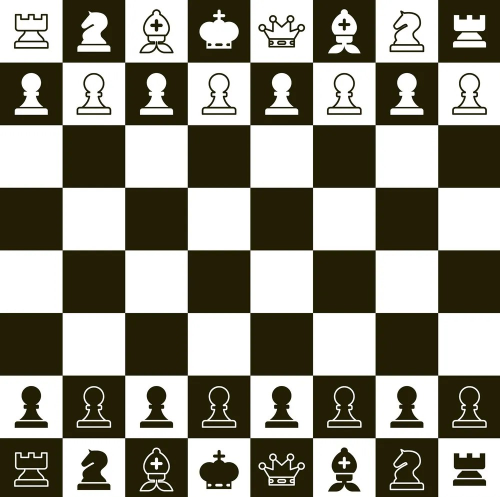
#> input picture Feature_Matching/chess-board.jpg, 1000 x 993 px (shown at 1/2 size)
$ jupyter execute SIFT_SURF_ORB-Feature_Matching.ipynb
#> lines starting #> are read from the running program, lines starting #| are printed output that depends on the picture
[cell 1]
import cv2
import numpy as np
import matplotlib.pyplot as plt

[cell 2]
def load_and_prepare_image(image_path):
    img_color = cv2.imread(image_path)
    if img_color is None:
        raise FileNotFoundError(f"Cannot load image: {image_path}")


    img_gray = cv2.cvtColor(img_color, cv2.COLOR_BGR2GRAY)
    return img_color, img_gray

# SIFT

[cell 3]
def detect_and_compute_sift(gray_img):
    sift = cv2.SIFT_create()                            # Create SIFT detector object (OpenCV ≥4.4)
    # You can tune parameters: nfeatures, nOctaveLayers, contrastThreshold, etc.
    # sift = cv2.SIFT_create(nfeatures=500, contrastThreshold=0.04)

    keypoints, descriptors = sift.detectAndCompute(gray_img, None)
    # detectAndCompute() does both detection + description in one call
    # None = no mask (use whole image)

    return keypoints, descriptors

# ORB

[cell 4]
def detect_and_compute_orb(gray_img, nfeatures=1500):
    orb = cv2.ORB_create(nfeatures=nfeatures)           # Limit max number of features
    # Other useful params: scaleFactor=1.2, nlevels=8, edgeThreshold=31, scoreType=cv2.ORB_HARRIS_SCORE

    keypoints, descriptors = orb.detectAndCompute(gray_img, None)
    # Returns: list of KeyPoint objects + binary descriptor array (uint8)

    return keypoints, descriptors

# SURF

[cell 5]
def detect_and_compute_surf(gray_img):
    try:
        surf = cv2.xfeatures2d.SURF_create()            # SURF is in xfeatures2d module
        # surf.setExtended(1)                           # Optional: 128-dim instead of 64
        # surf.setHessianThreshold(400)

        keypoints, descriptors = surf.detectAndCompute(gray_img, None)
        return keypoints, descriptors
    except AttributeError:
        print("SURF is not available in this OpenCV build (patented / non-free).")
        print("Use SIFT or ORB instead for this demonstration.")
        return [], None
    except cv2.error as e:
        print("SURF error:", e)
        print("Likely need to compile OpenCV with non-free flag.")
        return [], None

[cell 6]
def draw_keypoints(img_color, keypoints, title="Keypoints"):
    """
    Draw detected keypoints on the color image for visualization.
    """
    img_with_kp = cv2.drawKeypoints(
        img_color,
        keypoints,
        None,                                   # output image (None = create new)
        color=(0, 255, 0),                      # green circles
        flags=cv2.DRAW_MATCHES_FLAGS_DRAW_RICH_KEYPOINTS
        # shows orientation & scale
    )
    # Show using matplotlib (handles RGB conversion)
    plt.figure(figsize=(10, 8))
    plt.imshow(cv2.cvtColor(img_with_kp, cv2.COLOR_BGR2RGB))
    plt.title(title)
    plt.axis('off')
    plt.show()

[cell 7]
def main():
  image_path = "chess-board.jpg"
  color_img, gray_img = load_and_prepare_image(image_path)
#> in load_and_prepare_image, img_color is the input picture: shape (993, 1000, 3); mean B, G, R 128.7, 141.3, 143.7
#> in load_and_prepare_image, `img_gray = cv2.cvtColor(img_color, cv2.COLOR_BGR2GRAY)`:
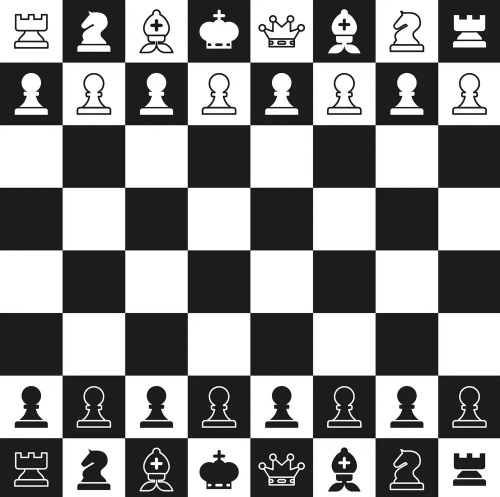
#> img_gray: shape (993, 1000) (shown at 1/2 size); min 0, max 255, mean 140.6
  print(f"Image loaded: {gray_img.shape}")
#| Image loaded: (993, 1000)

  print("\nComputing SIFT...")
  kp_sift, des_sift = detect_and_compute_sift(gray_img)
#> in detect_and_compute_sift, `keypoints, descriptors = sift.detectAndCompute(gray_img, None)`: keypoints = 1435 keypoints; strongest (x, y, size): (419, 89, 4), (456, 89, 4.1), (456, 970, 4), (419, 970, 4)
#> kp_sift has the same summary as keypoints in detect_and_compute_sift
  print(f"SIFT → {len(kp_sift)} keypoints found")
#| SIFT → 1435 keypoints found

  if kp_sift:
    draw_keypoints(color_img, kp_sift, "SIFT Keypoints")
#> in draw_keypoints, `img_with_kp = cv2.drawKeypoints( img_color, keypoints, None,`:
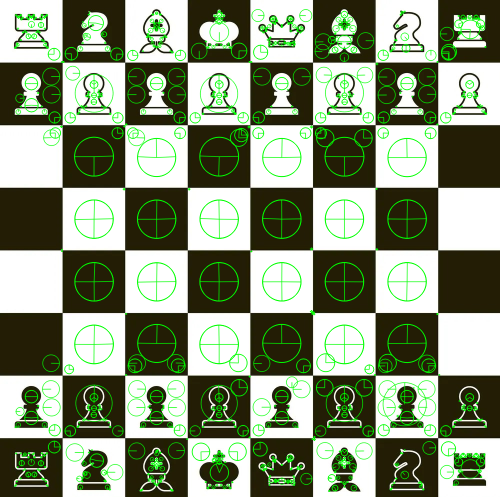
#> img_with_kp: shape (993, 1000, 3) (shown at 1/2 size); mean B, G, R 121.8, 147.5, 135.9

  print("\nComputing ORB...")
  kp_orb, des_orb = detect_and_compute_orb(gray_img, nfeatures=2000)
#> in detect_and_compute_orb, `keypoints, descriptors = orb.detectAndCompute(gray_img, None)`: keypoints = 2000 keypoints; strongest (x, y, size): (416, 89, 31), (450, 816, 37.2), (950, 816, 37.2), (450, 190, 37.2)
#> kp_orb has the same summary as keypoints in detect_and_compute_orb
  print(f"ORB  → {len(kp_orb)} keypoints found")
#| ORB  → 2000 keypoints found

  if kp_orb:
    draw_keypoints(color_img, kp_orb, "ORB Keypoints")
#> call 2 of draw_keypoints, with title = 'ORB Keypoints'
#> in draw_keypoints (call 2), `img_with_kp = cv2.drawKeypoints( img_color, keypoints, None,`:
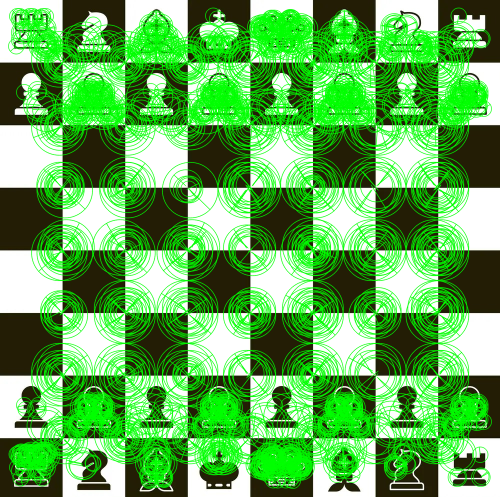
#> img_with_kp: shape (993, 1000, 3) (shown at 1/2 size); mean B, G, R 85.7, 176, 96.1

  print("\nTrying SURF (may not be available)...")
  kp_surf, des_surf = detect_and_compute_surf(gray_img)
#> kp_surf = []
  if kp_surf:
      print(f"SURF → {len(kp_surf)} keypoints found")
      draw_keypoints(color_img, kp_surf, "SURF Keypoints")
  else:
      print("Skipping SURF visualization.")

# Call the main function to execute the image processing workflow
main()

# Task :
* Feature matching between two images
* BFMatcher + ratio test
* drawMatches visualization

[cell 8]
image_path_2 = "chess_board2.jpg" # Define the path for the second image using an available file
color_img2, gray_img2 = load_and_prepare_image(image_path_2)
#> call 2 of load_and_prepare_image, with image_path = 'chess_board2.jpg'
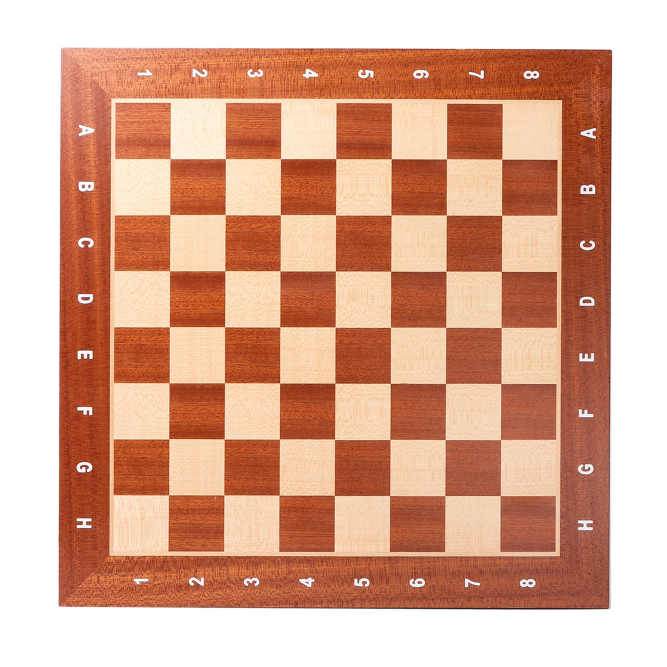
#> input picture Feature_Matching/chess_board2.jpg, 2000 x 2000 px (shown at 1/3 size)
#> in load_and_prepare_image, img_color is the input picture: shape (2000, 2000, 3); mean B, G, R 146.6, 169.1, 218
#> in load_and_prepare_image (call 2), `img_gray = cv2.cvtColor(img_color, cv2.COLOR_BGR2GRAY)`:
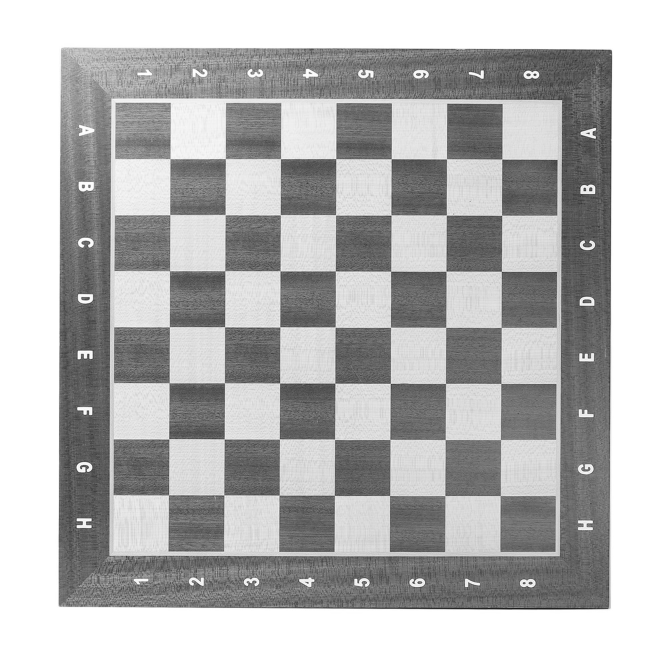
#> img_gray: shape (2000, 2000) (shown at 1/3 size); min 8, max 255, mean 181.2
print(f"Second image loaded: {gray_img2.shape}")
#| Second image loaded: (2000, 2000)

[cell 9]
image_path_1 = "chess-board.jpg"
color_img1, gray_img1 = load_and_prepare_image(image_path_1)

print("\nComputing SIFT for first image...")
kp_sift1, des_sift1 = detect_and_compute_sift(gray_img1)
#> kp_sift1 = 1435 keypoints; strongest (x, y, size): (419, 89, 4), (456, 89, 4.1), (456, 970, 4), (419, 970, 4)
print(f"SIFT (Image 1) → {len(kp_sift1)} keypoints found")
#| SIFT (Image 1) → 1435 keypoints found

[cell 10]
print("\nComputing SIFT for second image...")
kp_sift2, des_sift2 = detect_and_compute_sift(gray_img2)
#> in detect_and_compute_sift (call 3), `keypoints, descriptors = sift.detectAndCompute(gray_img, None)`: keypoints = 29262 keypoints; strongest (x, y, size): (1605, 224, 5.2), (1766, 400, 3.7), (1754, 569, 6.2), (1572, 1749, 4.7)
#> kp_sift2 has the same summary as keypoints in detect_and_compute_sift
print(f"SIFT (Image 2) → {len(kp_sift2)} keypoints found")
#| SIFT (Image 2) → 29262 keypoints found

[cell 11]
def bf_matcher_ratio_test(des1, des2):
    # 1. Instantiate a cv2.BFMatcher object.
    # SIFT uses floating-point descriptors, so NORM_L2 is appropriate.
    matcher = cv2.BFMatcher(cv2.NORM_L2, crossCheck=False)

    # 2. Use knnMatch() to find the 2 best matches for each descriptor.
    # It returns k=2 nearest neighbors.
    matches = matcher.knnMatch(des1, des2, k=2)

    # 3. Apply Lowe's ratio test.
    good_matches = []
    # Ensure there are at least two matches for ratio test
    for m, n in matches:
        if m.distance < 0.75 * n.distance:
            good_matches.append(m)

    # 4. Return the list of good matches.
    return good_matches


# Perform matching for SIFT descriptors
good_matches_sift = bf_matcher_ratio_test(des_sift1, des_sift2)
#> in bf_matcher_ratio_test, `matches = matcher.knnMatch(des1, des2, k=2)`: matches = 1435 matches
#> after the loop in bf_matcher_ratio_test, `for m, n in matches:`: good_matches = 44 matches
#> good_matches_sift = 44 matches
print(f"Found {len(good_matches_sift)} good matches using SIFT and Ratio Test.")
#| Found 44 good matches using SIFT and Ratio Test.

[cell 12]
matched_img = cv2.drawMatches(
    color_img1,
    kp_sift1,
    color_img2,
    kp_sift2,
    good_matches_sift,
    None,
    flags=cv2.DrawMatchesFlags_NOT_DRAW_SINGLE_POINTS
)
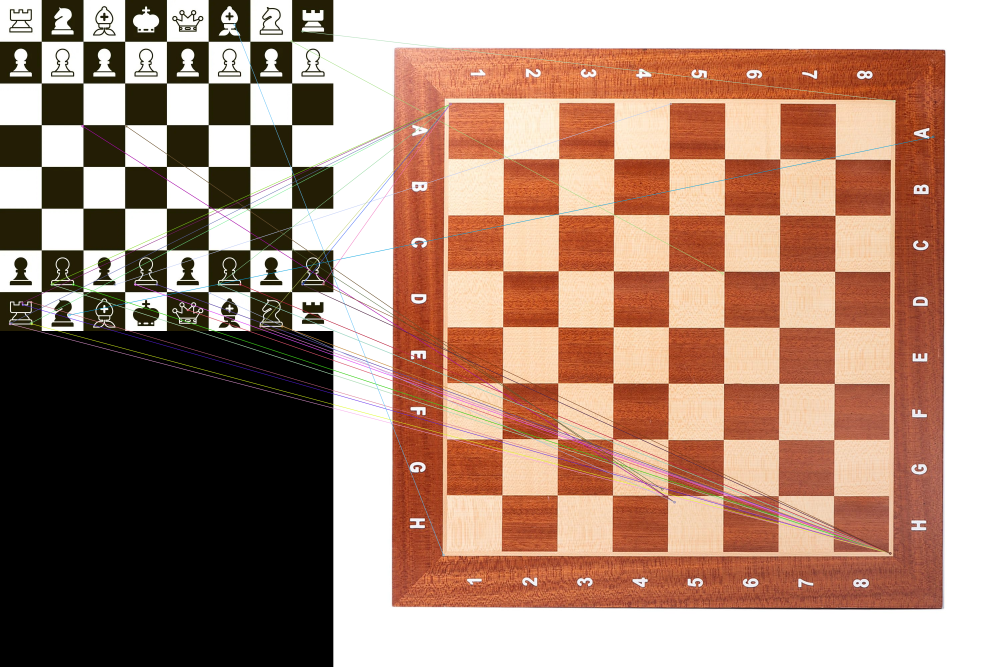
#> matched_img: shape (2000, 3000, 3) (shown at 1/3 size); mean B, G, R 119.5, 136.1, 168.7

plt.figure(figsize=(15, 10))
plt.imshow(cv2.cvtColor(matched_img, cv2.COLOR_BGR2RGB))
plt.title("Good SIFT Matches (Lowe's Ratio Test)")
plt.axis('off')
plt.show()
